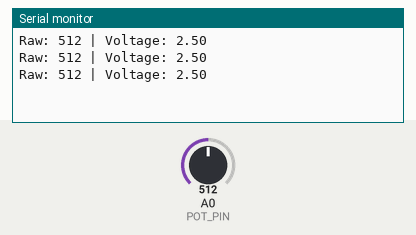
Bench run of a sketch on a simulated Arduino Uno, built with avr-gcc and run on an emulated ATmega328P. On the bench: the last lines printed to the serial monitor. Inputs (shaded band) come from the test bench; at power-on: A0 (POT_PIN) = 512.

Above: at 1.3 s.
1.4 s: A0 (POT_PIN) set to 716
At 1.9 s:
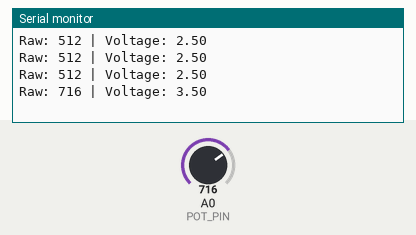
2.9 s: A0 (POT_PIN) set to 900
At 3.4 s:
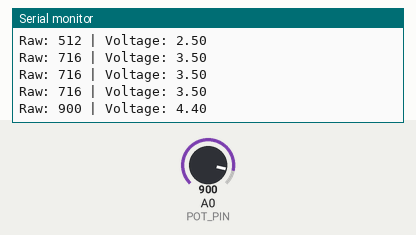
Timing chart, 0 to 5.9 s (numbered marks = the images above; inputs shaded):
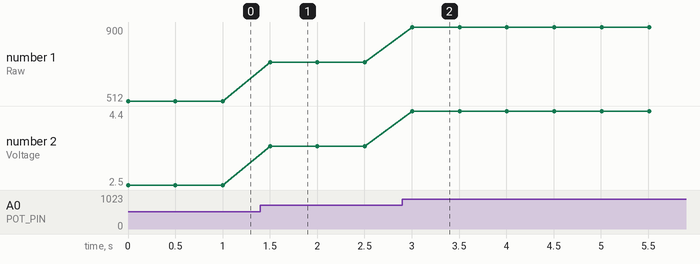

The sketch:

04_analog_read.ino
```cpp
// Reads variable voltage (0-5V) from a potentiometer
const int POT_PIN = A0;

void setup() {
  Serial.begin(9600);
}

void loop() {
  int rawValue = analogRead(POT_PIN); // Returns 0 to 1023
  float voltage = rawValue * (5.0 / 1023.0);

  Serial.print("Raw: ");
  Serial.print(rawValue);
  Serial.print(" | Voltage: ");
  Serial.println(voltage);
  delay(500);
}
```

Measured:
- after the input at 1.4 s, the serial monitor: prints a new line after 0.10 s (image 1)
- after the input at 2.9 s, the serial monitor: prints a new line after 0.11 s (image 2)
- plotted number 1: 512 → 716 after the input at 1.4 s, 716 → 900 after the input at 2.9 s
- plotted number 2: 2.5 → 3.5 after the input at 1.4 s, 3.5 → 4.4 after the input at 2.9 s
